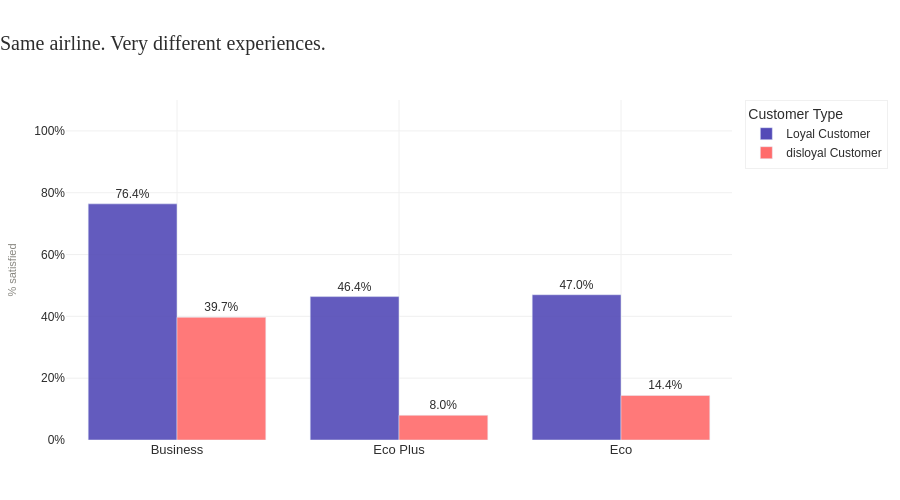

Notebook code for this chart:
### Markdown cell above
## The Class Divide - Does Loyalty Mean Different Things Up Front?

Business class and economy are not the same product. They are not 
the same price, the same seat, the same food, or the same 
experience. They share a fuselage and not much else. So when we 
talk about loyalty and satisfaction as if they are one single 
thing, we are papering over a very significant question — does 
loyalty mean the same thing to someone in row 4 as it does to 
someone in row 34?

The answer, predictably, is no. But the specifics are interesting. 
Because it is not just that Business class passengers are more 
satisfied — it is that the things that make them satisfied are 
measurably different from the things that make Economy passengers 
stay. What keeps a frequent flyer in Business coming back is not 
the same lever an airline needs to pull for their Economy loyal 
customers. Treating them as one audience is how you lose both.

The chart below breaks satisfaction down by class and loyalty 
status. The gap between what Business and Economy loyal customers 
experience is the most commercially useful number in this analysis.

### Code cell
# === CHART 3: THE CLASS DIVIDE ===

class_loyalty = df.groupby(
    ['Class', 'Customer Type', 'satisfaction']
).size().reset_index(name='count')

class_loyalty['total'] = class_loyalty.groupby(
    ['Class', 'Customer Type'])['count'].transform('sum')
class_loyalty['pct'] = (
    class_loyalty['count'] / class_loyalty['total'] * 100).round(1)

class_loyalty_sat = class_loyalty[
    class_loyalty['satisfaction'] == 'satisfied'].copy()

class_order = ['Business', 'Eco Plus', 'Eco']
customer_order = ['Loyal Customer', 'disloyal Customer']

colors = {
    'Loyal Customer'   : '#534AB7',
    'disloyal Customer': '#FF6B6B'
}

fig = go.Figure()

for customer_type in customer_order:
    data = class_loyalty_sat[
        class_loyalty_sat['Customer Type'] == customer_type]
    data = data.set_index('Class').reindex(class_order).reset_index()

    fig.add_trace(go.Bar(
        x=data['Class'],
        y=data['pct'],
        name=customer_type,
        marker=dict(
            color=colors[customer_type],
            opacity=0.9
        ),
        text=[f"{v:.1f}%" for v in data['pct']],
        textposition='outside',
        textfont=dict(size=12),
        hovertemplate=(
            f"<b>{customer_type}</b><br>"
            "Class: %{x}<br>"
            "Satisfied: %{y:.1f}%<extra></extra>"
        )
    ))

fig.update_layout(
    title=dict(
        text='Same airline. Very different experiences.',
        font=dict(size=20, color='#2d2d2d', family='Arial Black'),
        x=0, pad=dict(b=20)
    ),
    barmode='group',
    xaxis=dict(
        gridcolor='#f0f0f0',
        tickfont=dict(size=13, family='Arial')
    ),
    yaxis=dict(
        title=dict(
            text='% satisfied',
            font=dict(size=11, color='#888780')
        ),
        gridcolor='#f0f0f0',
        ticksuffix='%',
        range=[0, 110]
    ),
    plot_bgcolor='white',
    paper_bgcolor='white',
    height=500,
    margin=dict(l=60, r=40, t=100, b=60),
    font=dict(family='Arial', color='#2d2d2d'),
    legend=dict(
        title='Customer Type',
        bordercolor='#f0f0f0',
        borderwidth=1
    ),
    hoverlabel=dict(
        bgcolor='black',
        bordercolor='#f0f0f0',
        font=dict(size=12, family='Arial'),
        namelength=-1
    )
)

fig.write_html('charts/chart3_class_divide.html')
fig.write_image('charts/chart3_class_divide.png',
                width=1200, height=500, scale=2)
fig.show()
print("Chart 3 saved.")

### Figure 1 — Plotly figure (JSON) as saved in the notebook; plotly's stock layout.template omitted (floating-point values rounded to 4 significant figures)
{"data": [{"hovertemplate": "<b>Loyal Customer</b><br>Class: %{x}<br>Satisfied: %{y:.1f}%<extra></extra>", "marker": {"color": "#534AB7", "opacity": 0.9}, "name": "Loyal Customer", "text": ["76.4%", "46.4%", "47.0%"], "textfont": {"size": 12}, "textposition": "outside", "type": "bar", "x": ["Business", "Eco Plus", "Eco"], "y": [76.4, 46.4, 47.0]}, {"hovertemplate": "<b>disloyal Customer</b><br>Class: %{x}<br>Satisfied: %{y:.1f}%<extra></extra>", "marker": {"color": "#FF6B6B", "opacity": 0.9}, "name": "disloyal Customer", "text": ["39.7%", "8.0%", "14.4%"], "textfont": {"size": 12}, "textposition": "outside", "type": "bar", "x": ["Business", "Eco Plus", "Eco"], "y": [39.7, 8.0, 14.4]}], "layout": {"barmode": "group", "font": {"color": "#2d2d2d", "family": "Arial"}, "height": 500, "hoverlabel": {"bgcolor": "black", "bordercolor": "#f0f0f0", "font": {"family": "Arial", "size": 12}, "namelength": -1}, "legend": {"bordercolor": "#f0f0f0", "borderwidth": 1, "title": {"text": "Customer Type"}}, "margin": {"b": 60, "l": 60, "r": 40, "t": 100}, "paper_bgcolor": "white", "plot_bgcolor": "white", "title": {"font": {"color": "#2d2d2d", "family": "Arial Black", "size": 20}, "pad": {"b": 20}, "text": "Same airline. Very different experiences.", "x": 0}, "xaxis": {"gridcolor": "#f0f0f0", "tickfont": {"family": "Arial", "size": 13}}, "yaxis": {"gridcolor": "#f0f0f0", "range": [0, 110], "ticksuffix": "%", "title": {"font": {"color": "#888780", "size": 11}, "text": "% satisfied"}}}}
